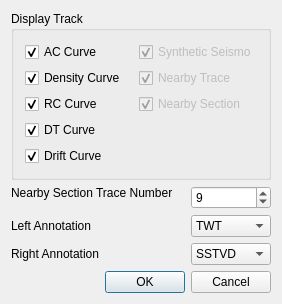
<?xml version="1.0" encoding="UTF-8"?>
<ui version="4.0">
 <class>XDlgWTLayout</class>
 <widget class="QDialog" name="XDlgWTLayout">
  <property name="geometry">
   <rect>
    <x>0</x>
    <y>0</y>
    <width>261</width>
    <height>279</height>
   </rect>
  </property>
  <property name="windowTitle">
   <string>Well Tie Layout</string>
  </property>
  <layout class="QGridLayout" name="gridLayout_2">
   <item row="0" column="0" colspan="3">
    <widget class="QGroupBox" name="groupBox">
     <property name="title">
      <string>Display Track</string>
     </property>
     <layout class="QGridLayout" name="gridLayout">
      <item row="0" column="0">
       <widget class="QCheckBox" name="checkBoxAC">
        <property name="text">
         <string>AC Curve</string>
        </property>
        <property name="checked">
         <bool>true</bool>
        </property>
       </widget>
      </item>
      <item row="0" column="1">
       <widget class="QCheckBox" name="checkBoxRC_4">
        <property name="enabled">
         <bool>false</bool>
        </property>
        <property name="text">
         <string>Synthetic Seismo</string>
        </property>
        <property name="checkable">
         <bool>true</bool>
        </property>
        <property name="checked">
         <bool>true</bool>
        </property>
       </widget>
      </item>
      <item row="1" column="0">
       <widget class="QCheckBox" name="checkBoxDen">
        <property name="text">
         <string>Density Curve</string>
        </property>
        <property name="checked">
         <bool>true</bool>
        </property>
       </widget>
      </item>
      <item row="1" column="1">
       <widget class="QCheckBox" name="checkBoxRC_5">
        <property name="enabled">
         <bool>false</bool>
        </property>
        <property name="text">
         <string>Nearby Trace</string>
        </property>
        <property name="checked">
         <bool>true</bool>
        </property>
       </widget>
      </item>
      <item row="2" column="0">
       <widget class="QCheckBox" name="checkBoxRC">
        <property name="text">
         <string>RC Curve</string>
        </property>
        <property name="checked">
         <bool>true</bool>
        </property>
       </widget>
      </item>
      <item row="2" column="1">
       <widget class="QCheckBox" name="checkBoxRC_6">
        <property name="enabled">
         <bool>false</bool>
        </property>
        <property name="text">
         <string>Nearby Section</string>
        </property>
        <property name="checked">
         <bool>true</bool>
        </property>
       </widget>
      </item>
      <item row="3" column="0">
       <widget class="QCheckBox" name="checkBoxDT">
        <property name="text">
         <string>DT Curve</string>
        </property>
        <property name="checked">
         <bool>true</bool>
        </property>
       </widget>
      </item>
      <item row="4" column="0">
       <widget class="QCheckBox" name="checkBoxDrift">
        <property name="text">
         <string>Drift Curve</string>
        </property>
        <property name="checked">
         <bool>true</bool>
        </property>
       </widget>
      </item>
     </layout>
    </widget>
   </item>
   <item row="1" column="0" colspan="2">
    <widget class="QLabel" name="label_3">
     <property name="text">
      <string>Nearby Section Trace Number</string>
     </property>
    </widget>
   </item>
   <item row="1" column="2" rowspan="2">
    <widget class="QSpinBox" name="spinBox">
     <property name="minimum">
      <number>5</number>
     </property>
     <property name="maximum">
      <number>21</number>
     </property>
     <property name="singleStep">
      <number>2</number>
     </property>
     <property name="value">
      <number>9</number>
     </property>
    </widget>
   </item>
   <item row="3" column="0">
    <widget class="QLabel" name="label">
     <property name="text">
      <string>Left Annotation</string>
     </property>
    </widget>
   </item>
   <item row="3" column="2">
    <widget class="QComboBox" name="comboBoxLeft">
     <item>
      <property name="text">
       <string>TWT</string>
      </property>
     </item>
     <item>
      <property name="text">
       <string>MD</string>
      </property>
     </item>
     <item>
      <property name="text">
       <string>TVD</string>
      </property>
     </item>
     <item>
      <property name="text">
       <string>SSTVD</string>
      </property>
     </item>
    </widget>
   </item>
   <item row="4" column="0">
    <widget class="QLabel" name="label_2">
     <property name="text">
      <string>Right Annotation</string>
     </property>
    </widget>
   </item>
   <item row="4" column="2">
    <widget class="QComboBox" name="comboBoxRight">
     <property name="currentIndex">
      <number>3</number>
     </property>
     <item>
      <property name="text">
       <string>TWT</string>
      </property>
     </item>
     <item>
      <property name="text">
       <string>MD</string>
      </property>
     </item>
     <item>
      <property name="text">
       <string>TVD</string>
      </property>
     </item>
     <item>
      <property name="text">
       <string>SSTVD</string>
      </property>
     </item>
    </widget>
   </item>
   <item row="5" column="1">
    <widget class="QPushButton" name="pushButton_2">
     <property name="text">
      <string>OK</string>
     </property>
     <property name="icon">
      <iconset resource="../xconsole/x.qrc">
       <normaloff>:/Icon/OK.png</normaloff>:/Icon/OK.png</iconset>
     </property>
    </widget>
   </item>
   <item row="5" column="2">
    <widget class="QPushButton" name="pushButton">
     <property name="text">
      <string>Cancel</string>
     </property>
     <property name="icon">
      <iconset resource="../xconsole/x.qrc">
       <normaloff>:/Icon/Delete.png</normaloff>:/Icon/Delete.png</iconset>
     </property>
    </widget>
   </item>
  </layout>
 </widget>
 <layoutdefault spacing="6" margin="11"/>
 <resources>
  <include location="../xconsole/x.qrc"/>
 </resources>
 <connections>
  <connection>
   <sender>pushButton_2</sender>
   <signal>clicked()</signal>
   <receiver>XDlgWTLayout</receiver>
   <slot>accept()</slot>
   <hints>
    <hint type="sourcelabel">
     <x>123</x>
     <y>257</y>
    </hint>
    <hint type="destinationlabel">
     <x>50</x>
     <y>252</y>
    </hint>
   </hints>
  </connection>
  <connection>
   <sender>pushButton</sender>
   <signal>clicked()</signal>
   <receiver>XDlgWTLayout</receiver>
   <slot>reject()</slot>
   <hints>
    <hint type="sourcelabel">
     <x>225</x>
     <y>261</y>
    </hint>
    <hint type="destinationlabel">
     <x>122</x>
     <y>209</y>
    </hint>
   </hints>
  </connection>
 </connections>
</ui>
